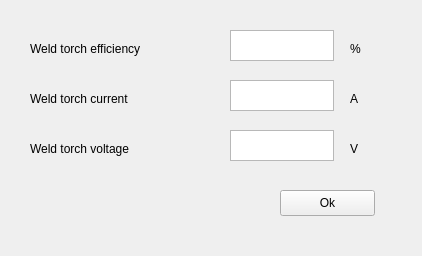
<?xml version="1.0" encoding="UTF-8"?>
<ui version="4.0">
 <class>Form</class>
 <widget class="QWidget" name="Form">
  <property name="geometry">
   <rect>
    <x>0</x>
    <y>0</y>
    <width>422</width>
    <height>256</height>
   </rect>
  </property>
  <property name="windowTitle">
   <string>Form</string>
  </property>
  <widget class="QTextEdit" name="v">
   <property name="geometry">
    <rect>
     <x>230</x>
     <y>130</y>
     <width>104</width>
     <height>31</height>
    </rect>
   </property>
  </widget>
  <widget class="QLabel" name="label_6">
   <property name="geometry">
    <rect>
     <x>350</x>
     <y>90</y>
     <width>21</width>
     <height>18</height>
    </rect>
   </property>
   <property name="text">
    <string>A</string>
   </property>
  </widget>
  <widget class="QLabel" name="label_4">
   <property name="geometry">
    <rect>
     <x>350</x>
     <y>40</y>
     <width>21</width>
     <height>18</height>
    </rect>
   </property>
   <property name="text">
    <string>%</string>
   </property>
  </widget>
  <widget class="QLabel" name="i_label">
   <property name="geometry">
    <rect>
     <x>30</x>
     <y>90</y>
     <width>141</width>
     <height>18</height>
    </rect>
   </property>
   <property name="text">
    <string>Weld torch current </string>
   </property>
  </widget>
  <widget class="QPushButton" name="button_ok">
   <property name="geometry">
    <rect>
     <x>280</x>
     <y>190</y>
     <width>95</width>
     <height>26</height>
    </rect>
   </property>
   <property name="text">
    <string>Ok</string>
   </property>
  </widget>
  <widget class="QTextEdit" name="ita">
   <property name="geometry">
    <rect>
     <x>230</x>
     <y>30</y>
     <width>104</width>
     <height>31</height>
    </rect>
   </property>
  </widget>
  <widget class="QTextEdit" name="i">
   <property name="geometry">
    <rect>
     <x>230</x>
     <y>80</y>
     <width>104</width>
     <height>31</height>
    </rect>
   </property>
  </widget>
  <widget class="QLabel" name="ita_label">
   <property name="geometry">
    <rect>
     <x>30</x>
     <y>40</y>
     <width>151</width>
     <height>18</height>
    </rect>
   </property>
   <property name="text">
    <string>Weld torch efficiency</string>
   </property>
  </widget>
  <widget class="QLabel" name="label_5">
   <property name="geometry">
    <rect>
     <x>350</x>
     <y>140</y>
     <width>16</width>
     <height>18</height>
    </rect>
   </property>
   <property name="text">
    <string>V</string>
   </property>
  </widget>
  <widget class="QLabel" name="v_label">
   <property name="geometry">
    <rect>
     <x>30</x>
     <y>140</y>
     <width>141</width>
     <height>18</height>
    </rect>
   </property>
   <property name="text">
    <string>Weld torch voltage</string>
   </property>
  </widget>
 </widget>
 <resources/>
 <connections/>
</ui>
